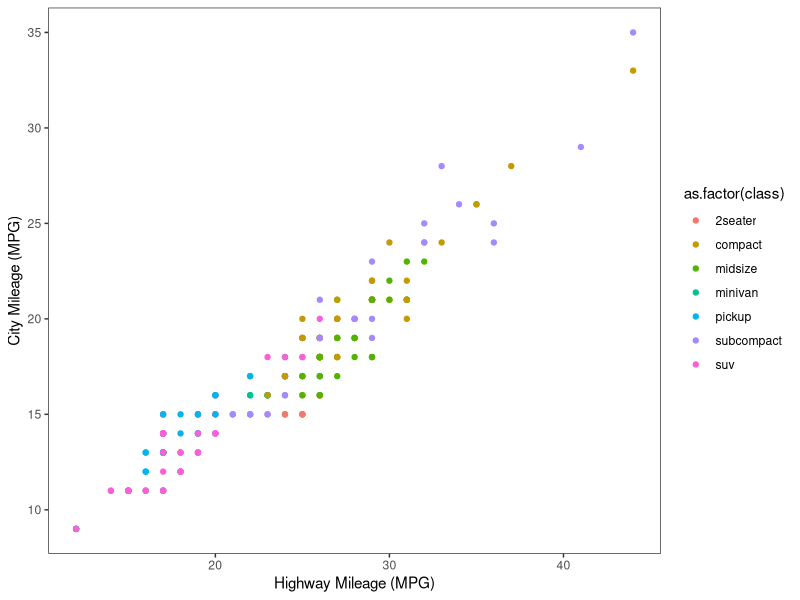
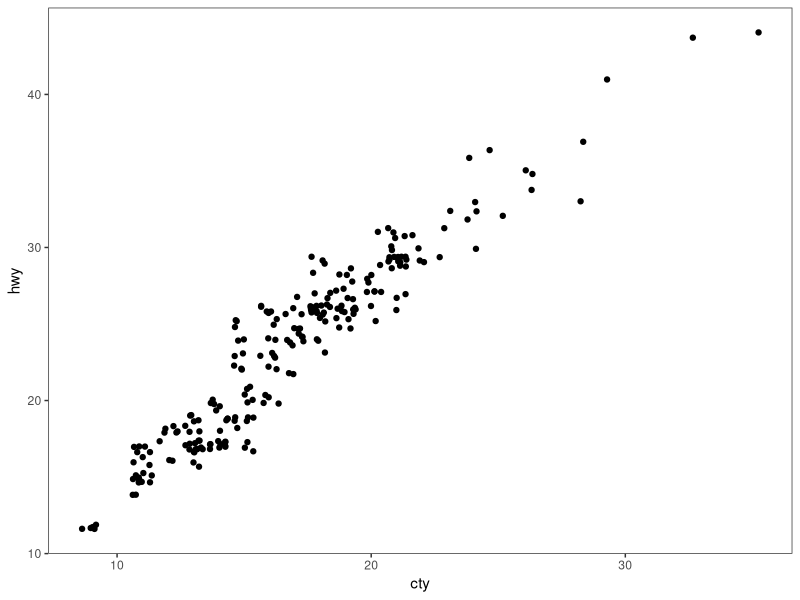
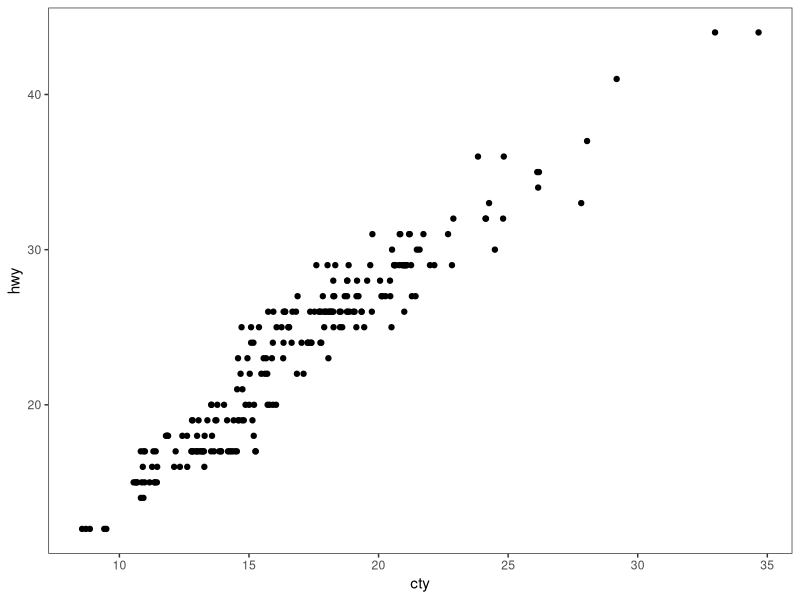
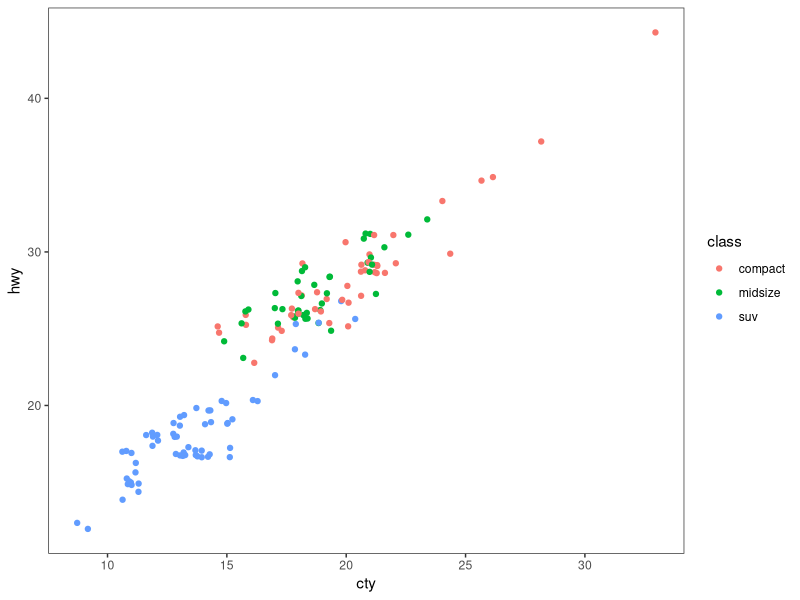
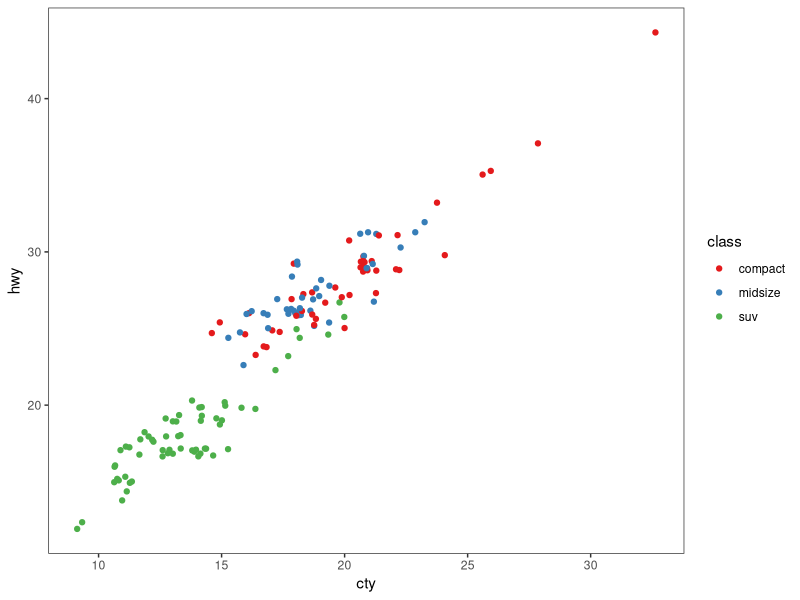
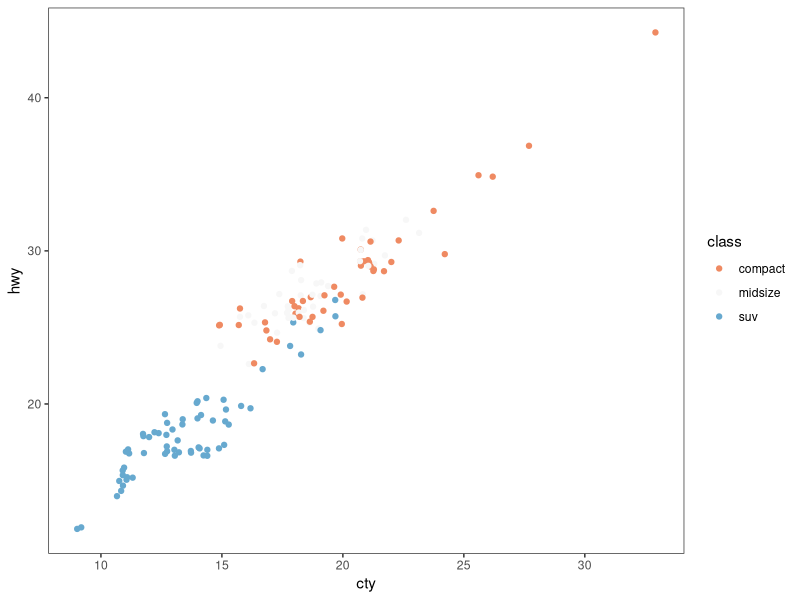
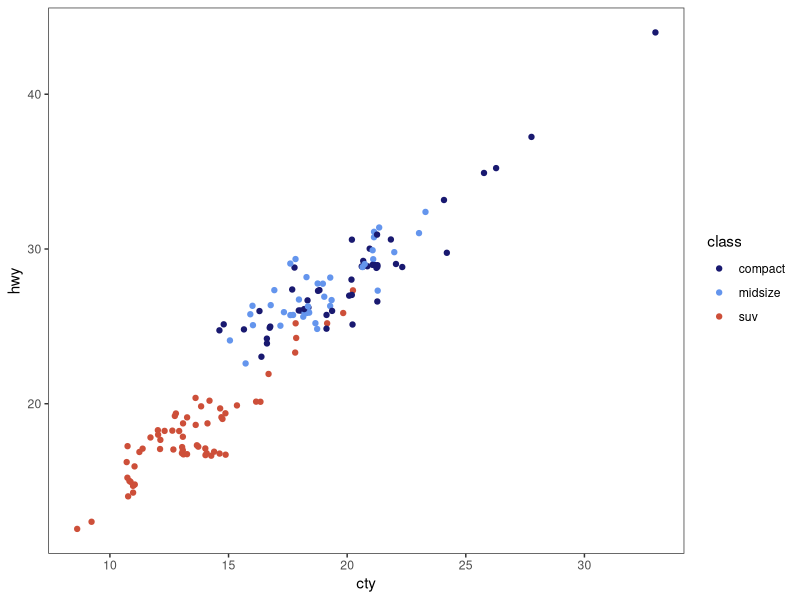
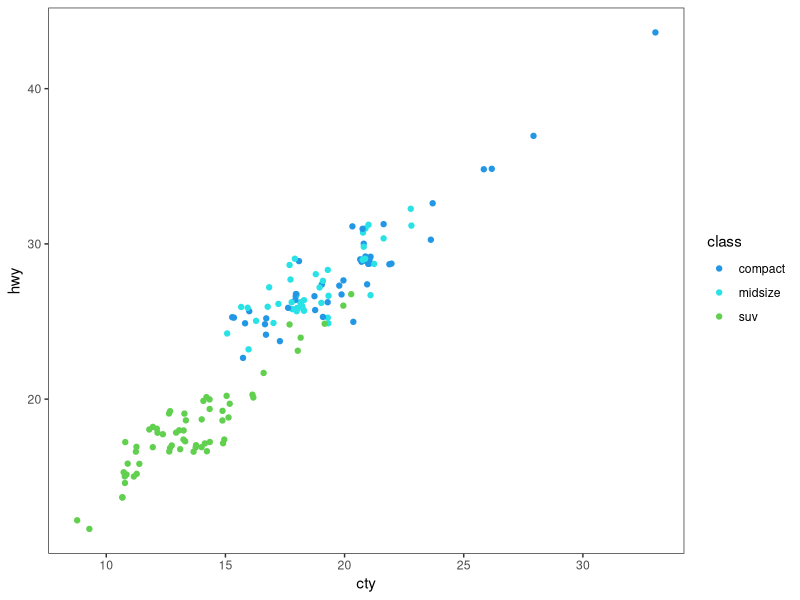

The R source for these figures, in order: (Note: this script raises an error after producing the figures.)
# ---------------------------------------------------------- #
#### MODULE 3: Plot even more data!                       ####               
# ---------------------------------------------------------- #

## OBJECTIVE:
# 1. To develop a "grammar of graphics".
# 2. To become comfortable using ggplot2 for exploratory data visualization.


# ---------------------------------------------------------- #
#### SET UP:                                              ####
# ---------------------------------------------------------- #
# REMINDER: In RStudio, open the Rproject for our course (UNCG_DataWrangling), 
# pull any changes from GitHub, and navigate to the branch you created for 
# yourself (just a single branch for the whole semester) in RStudio's Git tab.
# Open this week's assignment in this new branch to complete and submit on GitHub.
# Ideally, you'll commit your answers a bit at a time as you work through
# this assignment, rather than committing all at once at the end.

# Reminder of some helpful resources for graphing in R:
# ggplot Cookbook: http://www.cookbook-r.com/Graphs/
# Official ggplot2 Book: https://ggplot2-book.org/
# Themes in ggplot2: https://ggplot2-book.org/polishing.html#themes

# In ggplot2, aesthetic means “something you can see”. Each aesthetic is a
# mapping between a visual cue and a variable.
# Examples include:
# position (i.e., on the x and y axes)
# color (“outside” color)
# fill (“inside” color)
# shape (of points)
# line type
# size

# Each type of geometric object (geom) accepts only a subset of all aesthetics.
# Refer to the geom help pages to see what mappings each geom accepts. Aesthetic
# mappings are set with the aes() function.

# TASK: We will be using the ggplot2 package for graphing. Fortunately, ggplot2 
# is nested within the tidyverse package (along with many others).
# Start by writing code to load the tidyverse library.
# HINT: see the end of assignment #1 if you forgot how to load a package.

library(tidyverse)

# TASK: Write code below to set your theme to black and white and both your major
# AND minor gridlines to element_blank for all plots you'll be making today.
# HINT: Check back to last week's assignment section 1.9 for setting themes for
# all plots.

theme_set(theme_bw())
theme_update(panel.grid.major=element_blank(),
             panel.grid.minor=element_blank())


# ---------------------------------------------------------- #
#### 1.0 CORRELATION                                      ####
# ---------------------------------------------------------- #

# We learned how to make correlations last week, but it never hurts to get
# more practice! Let's start by using a data set built into ggplot2.
# The mpg dataset looks at the gas efficiency of different cars. Run the following
# code to load the data:
data(mpg, package = "ggplot2")

# TASK: Create a scatterplot (i.e., a dot plot) to relate city and highway mileage.
# Color the points by the class of car (class column) and label the x and y axis 
# to be more informative (City Mileage (MPG) vs Highway Mileage (MPG)).
# HINT: Refer back to last week's assignment or the ggplot help resources if you 
# forget how to make a scatterplot.

ggplot(mpg, aes(x=hwy,y=cty))+
  xlab('Highway Mileage (MPG)')+
  ylab('City Mileage (MPG)')+
  geom_point(aes(color=as.factor(class)))

# Looks alright, but the graph may be hiding some information...
# QUESTION: How many data points are in the mpg dataframe?

str(mpg)
# There are 234 obs. in 11 columns

# QUESTION: Approximately how many dots are in the graph you just made? How does
# that compare to the number of observations in the dataframe?

# There are roughly 78 points on the graph, which is a lot smaller than
# The number of observations.

# Try another correlation-focused geom that addresses this problem by running
# the following code:
ggplot(data=mpg, aes(x=cty, y=hwy)) + 
  geom_jitter()


# QUESTION: What happened when you created the plot with geom_jitter?

# A LOT more observations were added to the plot and some points were added in randomly.

# QUESTION: Run the code to create a plot using geom_jitter a second time. Then run it
# again and again. What happens each time? Why is this happening?

# The graph slightly shifts because the geom_jitter() function randomly moves the points 
# along the x and y axises.

# TASK: The default in geom_jitter is to jitter (or slightly move) the points away
# from each other in both the x and y directions. Check the help file for geom_jitter
# and write code below to make a graph where you jitter points in only the x-dimension
# by 0.5.

ggplot(data=mpg, aes(x=cty, y=hwy)) + 
  geom_jitter(height= F, width=0.5)

# ---------------------------------------------------------- #
#### 1.1 DETOUR! COLORS, COLORS, COLORS                   ####
# ---------------------------------------------------------- #

# Our world is so colorful, and our graphs can be too! But we want to be mindful
# of our color choices to not only be beautiful, but also informative and accessible.

# TASK: Create a new dataframe that filters our mpg data down to only information
# for car classes compact, midsize, and suv using an %in% statement. Name your 
# new dataframe mpgSubset.
# HINT: Refer back to the Transform assignment if you want help with %in% (or 
# try googling!)

mpgSubset <- mpg%>%
  filter(mpg$class%in%c('compact','midsize','suv'))

# ggplot has lots of nice (and some not so nice) built-in color palettes that we 
# can use to fill our bars with color. Try running the following code:
ggplot(data=mpgSubset, aes(x=cty, y=hwy, color=class)) +
  geom_jitter()

# The code above supplies us with ggplot's default color palette, which I find not
# so pleasing. Let's try to change this!

# We can add a statement specifying the scale of colors we would prefer. One way
# to do this is to use other pre-set palettes from ggplot. Run the code below to 
# ask ggplot to use the color brewer's palette called Set 1.
ggplot(data=mpgSubset, aes(x=cty, y=hwy, color=class)) +
  geom_jitter() +
  scale_color_brewer(palette="Set1")

# Alternatively, we could use the "RdBu" palette:
ggplot(data=mpgSubset, aes(x=cty, y=hwy, color=class)) +
  geom_jitter() +
  scale_color_brewer(palette="RdBu")

# QUESTION: Investigate the color brewer's range of palettes at this website: 
# https://r-graph-gallery.com/38-rcolorbrewers-palettes.html
# What do you notice about the colors chosen from each of the palettes that we
# used above? (i.e., does it use the first three colors in the palette? The last
# three? Some other combination?)

# For Set1, the first three colors are assigned to the three variables.
# For RdBu, the extremes and a middle ground color were assigned to the variables.


# We could also pick out EXACTLY which colors we want for our figure. 
# There are 4 main ways to specify colors in R:
### by name
### by number
### by Hex code
### with the rgb() function

# By Name: R allows you to call more than 600 colors by name! Run the following
# code to see a list:
colors()

# We can put in the colors we chose for each variable by adding the 
# scale_color_manual() function to our plot. Try it out by running the following
# code:
ggplot(data=mpgSubset, aes(x=cty, y=hwy, color=class)) +
  geom_jitter() +
  scale_color_manual(values=c('midnightblue', 'cornflowerblue', 'tomato3'))


# You can also chose colors by number, which are assigned in R.

# TASK: Copy and paste the code to make our scatterplot and replace the color names
# with three numbers of your choice (between 1 and 657). How does your new figure look?
# HINT: remember to remove the quotation marks when calling numbers.


ggplot(data=mpgSubset, aes(x=cty, y=hwy, color=class)) +
  geom_jitter() +
  scale_color_manual(values=c('388', '213', '515'))

# QUESTION: How do you think you could figure out which color name belongs to
# each color number?
# HINT: Try creating a dataframe from color() by passing it into the
# as.data.frame() function.

palette <- as.data.frame(colors())

# You can also chose colors by Hex code. A Hex color code is a 6-symbol code made
# of up to three 2-symbol elements (6 symbols in length all together). Each of 
# the 2-symbol elements represents a color value in the Red-Green-Blue (RGB) color
# scale from 0 to 255. Hex codes are written with a # in front of them. Let's try
# out calling our colors using hex code.
ggplot(data=mpgSubset, aes(x=cty, y=hwy, color=class)) +
  geom_jitter() +
  scale_color_manual(values=c('#191970', '#6495ED', '#FF6347'))

# There are two great things about hex codes. First, you can call ANY color you 
# want with a hex code. That is, you're not limited to the 657 colors that are
# in ggplot. By specifying the color by hex code, you can pick literally anything!

# TASK: Google the search term "color picker". This should bring up google's color
# picker (in addition to a billion other color picking websites). Use this color
# picker to generate the hex codes for three new colors of your choice. Then copy
# and paste the above code, replacing the hex codes with your color choices.

ggplot(data=mpgSubset, aes(x=cty, y=hwy, color=class)) +
  geom_jitter() +
  scale_color_manual(values=c('#40db42', '#000000', '#cc5e1f'))

#I call it "Spooktacular"

# The second great thing about hex codes is that you can control the transparency
# of your colors. Transparency is set in a hex code by adding two extra symbols
# to the end, which together make up the "alpha" element. Adding 00 to the end 
# of your hex code will make your color completely transparent, while adding FF 
# to the end will make it completely opaque. Any number/letters in-between will 
# result in partial transparency. You can find a complete list of transparencies
# between 0-100% here: https://gist.github.com/lopspower/03fb1cc0ac9f32ef38f4

# TASK: Try out transparency by copying and pasting your graph code below and
# adding the alpha element to the end of each of your hex codes to make your
# first color 0% transparent, your second color 50% transparent, and your third
# color 100% transparent.


ggplot(data=mpgSubset, aes(x=cty, y=hwy, color=class)) +
  geom_jitter() +
  scale_color_manual(values=c('#40db42ff', '#00000080', '#cc5e1f00'))

# QUESTION: What happened to the point that you set to 100% transparent?

# Those points are completely transparent

# Finally, we can set our colors using the rgb() function. This operates very
# similarly to the hex code, where you can pick exactly the color and transparency
# you want. Try it out by running the following code:
ggplot(data=mpgSubset, aes(x=cty, y=hwy, color=class)) +
  geom_jitter() +
  scale_color_manual(values=c(rgb(.10, .10, .44, .5), rgb(.39, .58, .93, .5), rgb(1.0, .39, .28, .5)))

# TASK: Modify the above code to make all of your points 50% transparent.

# There are so many inventive and artistic people in the world who have expanded
# the offerings for colors in ggplot. Check out some notable ones listed below
# when choosing colors for this assignment.
### Color-blind friendly palettes: https://github.com/JLSteenwyk/ggpubfigs
### Color palettes from vintage National Parks posters: https://github.com/katiejolly/nationalparkcolors
### Color palettes based on Wes Anderson movies: https://github.com/karthik/wesanderson
### Color palettes from famous Dutch paintings: https://github.com/EdwinTh/dutchmasters


# ---------------------------------------------------------- #
#### 1.2 DETOUR! LEGENDS                                  ####
# ---------------------------------------------------------- #

# When you specify colors in your ggplot code, R throws in a bonus legend for free!
# However, this legend is often not as clear or visually appealing as we might 
# prefer. But as with all geometric objects in ggplot, legends can be easily altered.

# Run the following code to create a scatter plot. Feel free to modify the colors
# as you prefer!
ggplot(data=mpgSubset, aes(x=cty, y=hwy, color=class)) +
  geom_jitter()

# QUESTION: Where did ggplot get the legend title and values from?
# The titles were provided in the aes() function and the values come from the mpgSubset dataframe

# We could change the title and values in our legend by altering the dataframe
# we are passing into ggplot. But that seems a bit drastic. Instead, we can 
# lean on the same code that specifies our color picks to alter the legend text.
# Try it out by running the following code:
ggplot(data=mpgSubset, aes(x=cty, y=hwy, color=class)) + # This creates our scatterplot with the assigned x and y axises, and colors scaled by class
  geom_jitter() + # This tells R to insert the data in a spaced out manner. 
  scale_color_manual(values=c('#FCBA03', '#380754', '#496916'), # This assigns a color to each value
                     name='Class of Car', # This renames the title of the variables 
                     breaks=c('suv', 'midsize', 'compact'), # This breaks the data up by variable
                     labels=c('SUV', 'Midsize', 'Compact')) # This gives labels to the broken up variable data


# TASK: Label each line of the code above with what it is doing.
# HINT: Check the scale_color_manual help file or ggplot Cookbook for more info.


# IMPORTANT: It is important to pay attention to the order you provide ggplot with 
# your color choices and legend labels! Try running the following code:
ggplot(data=mpgSubset, aes(x=cty, y=hwy, color=class)) + 
  geom_jitter() + 
  scale_color_manual(values=c('#FCBA03', '#380754', '#496916'), 
                     name='Class of Car', 
                     breaks=c('suv', 'midsize', 'compact'), 
                     labels=c('Compact', 'SUV', 'Midsize')) 


# QUESTION: What is wrong with the code above? Why is it so important to be
# careful with the order you pass information into ggplot?

# The labels for the break data is assigned to the wrong variables and has a misleading output.


# While changing the legend text and factor order takes place in the scale_color_manual
# step, moving the legend around on the graph page is part of the graph theme. We
# can try this out using the code below:
ggplot(data=mpgSubset, aes(x=cty, y=hwy, color=class)) + 
  geom_jitter() + 
  theme(legend.position='bottom')


# TASK: Modify the code above to have the legend display along the bottom of
# the figure.


# We can also have the legend located within the area of the graph itself! We can 
# do this by specifying the coordinates for where the legend should go within the
# graph axes. First we set the legend position and then we set the anchoring 
# position by justifying the legend.
### bottom left: 0,0
### bottom right: 1,0
### top left: 0,1
### top right: 1,1

# Try it out by running the following code:
ggplot(data=mpgSubset, aes(x=cty, y=hwy, color=class)) + 
  geom_jitter() + 
  theme(legend.position=c(1,0), legend.justification=c(1,0))

# QUESTION: What happens if you don't include the code for legend justification
# above?
# The legend is placed in the wrong area, to the bottom right outside of the graph

# TASK: Copy and paste the code from above. Modify it to place the legend in the
# upper left part of the graph.
ggplot(data=mpgSubset, aes(x=cty, y=hwy, color=class)) + 
  geom_jitter() + 
  theme(legend.position=c(0,1), legend.justification=c(0,1))

# Finally, we might want to remove the legend altogether! We would do so by
# modifying the theme as well. 

# TASK: Check the ggplot cookbook to find the legends section. Read what it says 
# about removing the legend. Then copy and paste the graph code from above. Modify
# the code to remove the legend.

ggplot(data=mpgSubset, aes(x=cty, y=hwy, color=class)) + 
  geom_jitter() + 
  theme(legend.position= "none")
# ---------------------------------------------------------- #
#### 2.0 DEVIATION                                        ####
# ---------------------------------------------------------- #

# Used to compare variation in values between small number of items (or categories) 
# with respect to a fixed reference.

# Whether the graphical type is a deviation graph or a composition graph (or a 
# ranking graph) may depend on the underlying data structure.

# We used geom_bar() last week with factor data to create a bar graph. But
# geom_bar() is a bit tricky because it can make EITHER a bar graph or a histogram
# depending on the data you give it. The default of geom_bar() is to set stat to 
# count so if you give it just a continuous x value, it will make a histogram. Try
# it with the following code:
ggplot(data=mpg, aes(x=hwy)) + 
  geom_bar()

# In order to have the geom create bars and not a histogram, you must:
# 1) Set stat = identity
# 2) Provide both an x and a y inside the aes(), where x is either a character 
# or factor and y is numeric.

# TASK: Create a dataframe of summary statistics for the mpg data, calculating the
# mean, standard deviation, and standard error for highway mpg grouping by class.
# Name the resulting dataframe highwayMPG and your new variables hwy_mean, hwy_sd,
# and hwy_se.
# HINT: Look back at the Transform assignment if you forget how to summarize the
# data. Also recall, standard error = 1.96*standard deviation.

highwayMPG <- mpg%>%
  group_by(class) %>%  
  summarize(across(.col="hwy", .fns=list(mean=mean, sd=sd),na.rm=T)) %>% 
  mutate(hwy_se=1.96*hwy_sd)
 

# TASK: Create a bar graph showing the average highway MPG on the y-axis and 
# car class on the x-axis. Fill the bars by class. Add in error bar caps that are 20%
# the width pf the bars.
# HINT: Don't forget to change stat from the default in your geom_bar() statement!
ggplot(data=highwayMPG, aes(x=class, y=hwy_mean))+
  geom_bar(aes(fill=as.factor(class)), stat="identity")+
  geom_errorbar(aes(ymin=hwy_mean-hwy_se, ymax=hwy_mean+hwy_se), width=.2)

# ---------------------------------------------------------- #
#### 2.1 DETOUR! COLORS AND LEGENDS, AGAIN                ####
# ---------------------------------------------------------- #

# Recall that some geometric elements require fills instead of (or sometimes in
# addition to) colors.

# TASK: Create a bar graph with the mpg summary stats with the following parameters:
# (1) Black bar outline
# (2) Bars filled with the color brewer palette "Dark2" using the scale_fill_manual
#     statement
# (3) No legend
# (4) Informative x- and y-axis labels.

ggplot(data=highwayMPG, aes(x=class, y=hwy_mean))+
  geom_bar(aes(fill=as.factor(class)),stat="identity", color="black")+
  scale_fill_brewer(palette="Dark2")+
  theme(legend.position="none")+
  xlab("Class of Vehicle")+
  ylab("Highway Mean (MPG)")

# HINT: Carefully consider whether your color and/or fill should go within an aes() 
# statement, the scale_fill_manual or scale_color_manual statements, or neither.
# If in doubt, try a bunch of ways until it looks how we want it. And consult 
# your helpful ggplot resources on the web.


# ---------------------------------------------------------- #
#### 2.2 DETOUR! AXIS MODIFICATIONS                       ####
# ---------------------------------------------------------- #

# Run the following code, feeling free to modify colors as you prefer:
ggplot(data=highwayMPG, aes(x=class, y=hwy_mean, fill=class)) +
  geom_bar(stat='identity') +
  

# QUESTION: Where is ggplot getting the x-axis tick labels from?

# From the fill=class argument.

# Often our tick labels are not the best. We can modify them to be more informative
# or visually appealing by directly modifying the dataframe, but again this feels
# a bit extreme. Instead, we can directly modify the scale of the axis. For axes
# that deal with categories, we are setting the discrete scale. Try it out by
# running the following code:
ggplot(data=highwayMPG, aes(x=class, y=hwy_mean, fill=class)) +
  geom_bar(stat='identity') +
  scale_x_discrete(labels=c('sport', 'compact', 'midsize', 'minivan', 'pickup', 'subcompact', 'SUV'))

# We can also change the scale of the continuous axes, including how large they are
# and where the tick marks fall as follows:
ggplot(data=highwayMPG, aes(x=class, y=hwy_mean, fill=class)) +
  geom_bar(stat='identity') +
  scale_y_continuous(breaks=seq(0, 50, 10)) +
  coord_cartesian(ylim=c(0,50))

# QUESTION: Try running the code above without the coord_cartesian() statement. 
# What is surprising about the resulting graph? Based on this result, what do you
# think the coord_cartesian() statement does?

# It gives y values from 0-50, without it the graph fits to the longest bar.

# We can also add a statement into the scale discrete or continuous statements
# to name our axes, rather than putting in a whole separate step of xlab() or ylab().
# Try it out with the following code:
ggplot(data=highwayMPG, aes(x=class, y=hwy_mean, fill=class)) +
  geom_bar(stat='identity') +
  scale_x_discrete(name='Class of Car') +
  scale_y_continuous(name='Mean Highway MPG')


# Finally, we can flip our axes easily in ggplot as follows:
ggplot(data=highwayMPG, aes(x=class, y=hwy_mean, fill=class)) +
  geom_bar(stat='identity') +
  coord_flip()


# TASK: Let's put it all together. Make a graph of the mpg summary stats with the
# following specifications:
# (1) color by class of car using a color scheme of your choice (not the default)
# (2) plot the class of car on the x-axis and the highway MPG on the y axis
# (3) include better names for the x- and y-axis titles
# (4) include better names for the car classes
# (5) set the scale of the highway mpg to run from 0 to 30 with breaks every 5 
# (6) flip your axes
# (7) remove the legend

ggplot(data=highwayMPG, aes(x=class, y=hwy_mean, fill=class))+
  geom_bar(stat="identity")+
  scale_fill_brewer(palette="Spectral")+
  scale_x_discrete(labels=c("2 Seater", "Compact", "Mid-size", "Minivan", "Pickup", "Sub-compact", "SUV"),
                   name = "Vehicle Class")+
  scale_y_continuous(breaks=seq(0, 30, 5),
                     name = "Highway Mean (MPG)") +
  coord_cartesian(ylim=c(0,30))+
  theme(legend.position = "none")+
  coord_flip()

# ---------------------------------------------------------- #
#### 3.0 RANKING                                          ####
# ---------------------------------------------------------- #
# Used to compare the position or performance of multiple items with respect to 
# each other. Actual values matters somewhat less than the ranking.

# TASK: Create a dataframe of summary statistics for the mpg data, calculating the
# mean, standard deviation, and standard error for CITY mpg grouping by class.
# Name the resulting dataframe cityMPG and your new variables city_mean, city_sd,
# and city_se.
# HINT: Look back at the Transform assignment if you forget how to summarize the
# data. Also, standard error = 1.96*standard deviation.


# Now we want to plot our data in order from smallest to largest city MPG to get
# a ranking. To do so, we need to use the reorder() function to rearrange the data
# going into our x-axis.
ggplot(cityMPG, aes(x=reorder(class, city_mean), y=city_mean)) + 
  geom_bar(stat="identity")

# TASK: Recreate the above ranking figure to include the following:
# (1) class of car on the x-axis with informative axis and tick labels
# (2) MPG ordered from highest to lowest (hint: try google if you're unsure)
# (3) bars with dary grey outlines and filled by class with your favorite color scheme
# (4) error bars with end caps 30% the width of the bars
# (5) y-axis from 0 to 30 with tick marks every 5
# (6) no legend.


# ---------------------------------------------------------- #
#### 4.0 DISTRIBUTION                                     ####
# ---------------------------------------------------------- #
# When you have lots and lots of data points and want to study where and how the
# data points are distributed.

# Histograms can be accomplished with either geom_bar() or geom_histogram()
ggplot(mpg, aes(hwy)) + 
  geom_histogram()

# TASK: Recreate the graph above, but using geom_bar() instead


# TASK: Try making a histogram with the categorical variable 'manufacturer'.
# What error message do you get?


# QUESTION: What happens when you follow the advice of the error message and 
# make stat='count'?
ggplot(mpg, aes(manufacturer)) + 
  geom_histogram(stat="count")


# TASK: Make a boxplot comparing the distribution of cty (city mileage) for
# each class of car.
# HINT: Look back to last week if you forget how to make a boxplot.


# We can also make a different type of distribution, a violin plot using the 
# geom_violin statement as follows:
ggplot(mpg, aes(x=class, y=cty)) + 
  geom_violin()

# QUESTION: What does a violin plot show? Check google if you're unsure.


# ---------------------------------------------------------- #
#### 5.0 COMPOSITION                                      ####
# ---------------------------------------------------------- #
# Bar charts and pie charts are classic ways of showing composition of a dataset.

# TASK: Let's get some data for this task by determining the number of cars from 
# each car manufacturer in our mpg dataframe. We can do this as follows:
manufacturerFreq <- mpg %>% 
  group_by(manufacturer) %>% 
  summarize(frequency=length(manufacturer)) %>% 
  ungroup()

# TASK: Make a bar graph of the number of cars (frequency) by manufacturer using
# the dataframe we created above.


# We can switch the bar chart you created above into a pie chart simply by changing
# the coordinate system through a series of steps as follows:

ggplot(manufacturerFreq, aes(x=manufacturer, y=frequency)) +
  geom_bar(stat="identity") +
  coord_polar()

ggplot(manufacturerFreq, aes(x=manufacturer, y=frequency, fill=manufacturer)) +
  geom_bar(stat="identity") +
  coord_polar()

ggplot(manufacturerFreq, aes(x="", y=frequency, fill=manufacturer)) +
  geom_bar(stat="identity", width=1) +
  coord_polar()

ggplot(manufacturerFreq, aes(x="", y=frequency, fill=manufacturer)) +
  geom_bar(stat="identity", width=1) +
  coord_polar(theta="y")

ggplot(manufacturerFreq, aes(x="", y=frequency, fill=manufacturer)) +
  geom_bar(stat="identity", width=1) +
  coord_polar(theta="y", start=0) +
  theme_void() +
  theme(legend.title = element_text(size = 12.5), 
        legend.text  = element_text(size = 8.5),
        legend.key.size = unit(.75, "lines"))

# TASK: Annotate the code below to describe what each line does:
ggplot(manufacturerFreq, aes(x="", y=frequency, fill=manufacturer)) +
  geom_bar(stat="identity", width=1) +
  coord_polar(theta="y", start=0) +
  theme_void() +
  theme(legend.title = element_text(size = 12.5), 
        legend.text  = element_text(size = 8.5),
        legend.key.size = unit(.75, "lines"))


# ---------------------------------------------------------- #
#### 6.0 CHANGE                                           ####
# ---------------------------------------------------------- #

# Time series are often best visualized with line graphs. Let's try this out
# with some new data:
data("economics")

# TASK: Use the economics dataset to plot the number of people who are unemployed
# over time (unemploy vs date). Make a scatterplot, then connect the points with 
# lines using geom_line().
# HINT: use ?economics to get more information about this dataset.




# ---------------------------------------------------------- #
#### GROUPS AND MAPS                                      ####
# ---------------------------------------------------------- #

# Let's save these for group project options, this assignment is really long!









# REMEMBER: Save and push your script when you're done with this assignment!
